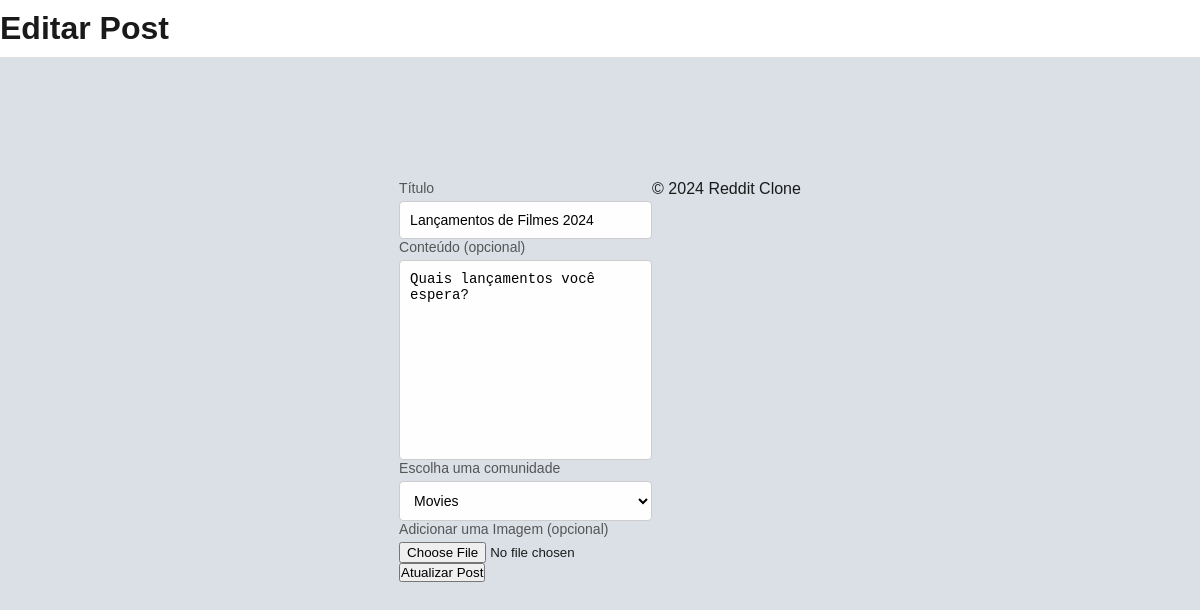
Screenshot of /post/2/edit/ (signed in) with the database file from the repository.
### posts/models.py (models this page shows, shortened)
class Post(models.Model):
    title = models.CharField(max_length=200, verbose_name="Título")
    content = models.TextField(verbose_name="Conteúdo")
    community = models.ForeignKey(
        Community, on_delete=models.CASCADE, related_name='posts', verbose_name="Comunidade"
    )
    author = models.ForeignKey(User, on_delete=models.CASCADE, verbose_name="Autor")
    pub_date = models.DateTimeField(auto_now_add=True, verbose_name="Data de Publicação")
    image = models.ImageField(
        upload_to='posts/images/%Y/%m/%d/', blank=True, null=True, verbose_name="Imagem"
    )
    class Meta:
        verbose_name = "Postagem"
        verbose_name_plural = "Postagens"

### posts/views.py (the view)
# urls.py: path('post/<int:pk>/edit/', PostUpdateView.as_view(), name='post_update'),  # Editar post existente
class PostUpdateView(LoginRequiredMixin, UpdateView):
    model = Post
    fields = ['title', 'content', 'image', 'community']
    template_name = 'post_form.html'
    success_url = reverse_lazy('home')
    def get_queryset(self):
        return Post.objects.filter(author=self.request.user)
    def get_context_data(self, **kwargs):
        context = super().get_context_data(**kwargs)
        post = self.object
        communities = Community.objects.all()
        for community in communities:
            community.is_selected = post.community.id == community.id if post.community else False
        context['communities'] = communities
        return context

### posts/templates/post_form.html (shortened to what this page needs)
{% load static %}
<!DOCTYPE html>
<html lang="pt-BR">
<head>
    <link rel="stylesheet" href="{% static 'css/style_post.css' %}">
</head>
<body>
    <header>
        <h1>{% if post %}Editar Post{% else %}Criar um Novo Post{% endif %}</h1>
    </header>
    <main>
        <form method="post" enctype="multipart/form-data">
            <div class="form-group">
                <label for="title">Título</label>
                <input type="text" id="title" name="title" placeholder="Adicione um título" value="{{ post.title|default:'' }}" required>
            </div>
            <div class="form-group">
                <label for="content">Conteúdo (opcional)</label>
                <textarea id="content" name="content" placeholder="Adicione seu conteúdo aqui">{{ post.content|default:'' }}</textarea>
            </div>
            <div class="form-group">
                <label for="community">Escolha uma comunidade</label>
                <select id="community" name="community" required>
                    {% for community in communities %}
                    <option value="{{ community.id }}" {% if community.is_selected %}selected{% endif %}>
                        {{ community.name }}
                    </option>
                    {% endfor %}
                </select>
            </div>
            <div class="form-group">
                <label for="image">Adicionar uma Imagem (opcional)</label>
                <input type="file" id="image" name="image" accept="image/*">
            </div>
            <button type="submit">{% if post %}Atualizar Post{% else %}Postar{% endif %}</button>
        </form>
    </main>
    <footer>
        <p>&copy; 2024 Reddit Clone</p>
    </footer>
</body>
</html>

### posts/static/css/style_post.css (style rules this page uses)
* { margin: 0; padding: 0; box-sizing: border-box; }
body { display: flex; justify-content: center; margin-top: 100px; font-family: 'Arial', sans-serif; background-color: #dae0e6; color: #1a1a1b; padding-top: 80px; }
header { background-color: #ffffff; padding: 10px 0; position: fixed; top: 0; left: 0; right: 0; z-index: 100; border-bottom: 1px solid #e0e0e0; }
.form-group { display: flex; flex-direction: column; gap: 5px; }
label { font-size: 14px; color: #555; }
input[type="text"], textarea, select { width: 100%; padding: 10px; border: 1px solid #ccc; border-radius: 4px; font-size: 14px; box-sizing: border-box; background-color: #fefefe; }
textarea { resize: none; height: 200px; }

### rows the page displays
Post: title "Lançamentos de Filmes 2024", content "Quais lançamentos você espera?"

### other values shown
form field community "Movies"
